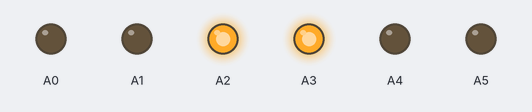
A sketch run on a simulated Arduino Uno, built with avr-gcc and run on an emulated ATmega328P. Parts: output pins drawn as LEDs (lit = HIGH).

Above: at 0.1 s.
At 33.6 s:
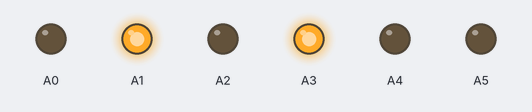
At 75.5 s:
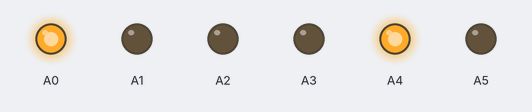
At 125.8 s:
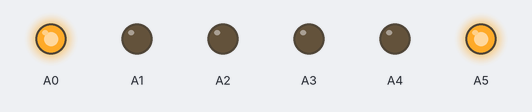
Timing chart, 0 to 127.3 s (numbered marks = the images above):
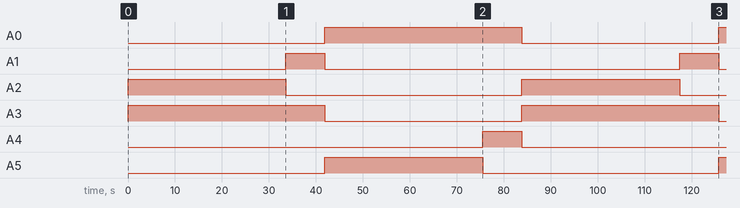

Measured:
- by itself, A0: LOW → HIGH at 41.9 s, → LOW 41.9 s later, → HIGH 41.9 s later
- by itself, A1: alternates HIGH for 8.4 s and LOW for 75.5 s
- by itself, A2: HIGH → LOW at 33.6 s, → HIGH 50.3 s later, → LOW 33.6 s later
- by itself, A3: HIGH → LOW at 41.9 s, → HIGH 41.9 s later, → LOW 41.9 s later
- by itself, A4: LOW → HIGH at 75.5 s, → LOW 8.4 s later
- by itself, A5: LOW → HIGH at 41.9 s, → LOW 33.6 s later, → HIGH 50.3 s later

The sketch:

semaforo.ino
```cpp
//Los estados de los semaforos son 0 en rojo 1 en amarillo y 2 en verde
int semaforo1=2;
int semaforo2=0;
int cont = 0;

void setup() {
  // put your setup code here, to run once:
  //Semaforo 1
  pinMode(A0, OUTPUT);
  pinMode(A1, OUTPUT);
  pinMode(A2, OUTPUT);
  //Semaforo 2
  pinMode(A3, OUTPUT);
  pinMode(A4, OUTPUT);
  pinMode(A5, OUTPUT);
  Serial.begin(9600);

  digitalWrite(A2, HIGH);
  digitalWrite(A3, HIGH);
  cli();
  TCCR1B = 0; TCCR1A = 0;
  TCCR1B |= (1 << CS12 | 1 << CS10);
  TCNT1 = 0;
  TIMSK1 |= (1 << TOIE1);
  sei();

  }

void loop() {
  // put your main code here, to run repeatedly:

}

ISR(TIMER1_OVF_vect)
{
  if(semaforo1 == 2 && semaforo2 == 0){
      if(cont < 7){
         TCNT1 = 0;
         cont = cont + 1;
      }else{
      semaforo1 = 1;
      digitalWrite(A2, LOW);
      digitalWrite(A1, HIGH);
      cont = 0;
    }
  }else{
    if(semaforo1 == 1 && semaforo2 == 0){
      if(cont == 0){
         TCNT1 = 470;
         cont = cont + 1;
      }else{
        TCNT1 = 0;
        semaforo1 = 0;
        semaforo2 = 2;
        digitalWrite(A1, LOW);
        digitalWrite(A0, HIGH);
        digitalWrite(A3, LOW);
        digitalWrite(A5, HIGH);
        cont = 0;
      }
    }else{
      if(semaforo1 == 0 && semaforo2 == 2){
         if(cont < 7){
            TCNT1 = 0;
            cont = cont + 1;
        }else{
          TCNT1 = 0;
          semaforo2 = 1;
          digitalWrite(A5, LOW);
          digitalWrite(A4, HIGH);
          cont = 0;
        }
      }else{
        if(semaforo1 == 0 && semaforo2 ==1){
          if(cont == 0){
            TCNT1 = 0;
            cont = cont + 1;
          }else{
            TCNT1 = 0;
            semaforo1 = 2;
            semaforo2 = 0;
            digitalWrite(A0, LOW);
            digitalWrite(A2, HIGH);
            digitalWrite(A4, LOW);
            digitalWrite(A3, HIGH);
            cont = 0;
          }
        }
      }
    }
  }


}
```
